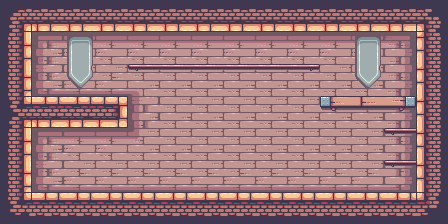

Tiled map render using the project's own tile images. Description and the map definition, with tile-layer contents summarised, below:
An orthogonal 14x7 tile map with 32x32 px tiles, 4 tile layers (background, walls, floors, decorations), 3 tilesets and 34 objects (5x pig, spawn, 01_hall).

<map version="1.5" tiledversion="1.5.0" orientation="orthogonal" renderorder="right-down" width="14" height="7" tilewidth="32" tileheight="32" infinite="0" nextlayerid="11" nextobjectid="36">
 <tileset firstgid="1" source="terrain.tsx" />
 <tileset firstgid="248" source="outdoor.tsx" />
 <tileset firstgid="428" source="decorations.tsx" />
 <layer id="1" name="background" width="14" height="7">
  <data>[98 cells, 57 non-empty, 11 distinct tile ids]</data>
 </layer>
 <layer id="2" name="walls" width="14" height="7">
  <data>[98 cells, 41 non-empty, 11 distinct tile ids]</data>
 </layer>
 <layer id="3" name="floors" width="14" height="7">
  <data>[98 cells, 29 non-empty, 12 distinct tile ids]</data>
 </layer>
 <layer id="4" name="decorations" width="14" height="7">
  <data>[98 cells, 4 non-empty, 2 distinct tile ids]</data>
 </layer>
 <objectgroup id="5" name="spawn">
  <object id="7" name="spawn" x="36.2688" y="143.043" width="78" height="58" />
 </objectgroup>
 <objectgroup id="6" name="boxes">
  <object id="1" x="32.7788" y="79.7896" width="22" height="16" />
  <object id="2" x="57.3564" y="79.5576" width="22" height="16" />
  <object id="3" x="81.9339" y="79.7896" width="22" height="16" />
  <object id="4" x="32.0108" y="61.8925" width="22" height="16" />
  <object id="5" x="56.5883" y="61.8925" width="22" height="16" />
  <object id="6" x="32.7788" y="44.2273" width="22" height="16" />
 </objectgroup>
 <objectgroup id="7" name="bombs">
  <object id="10" x="371.398" y="143.676" width="52" height="56" />
  <object id="11" x="359.741" y="143.676" width="52" height="56" />
  <object id="12" x="349.144" y="144.206" width="52" height="56" />
  <object id="13" x="338.546" y="144.206" width="52" height="56" />
  <object id="14" x="327.949" y="144.206" width="52" height="56" />
  <object id="15" x="318.412" y="144.206" width="52" height="56" />
  <object id="16" x="308.344" y="144.736" width="52" height="56" />
  <object id="17" x="299.866" y="144.206" width="52" height="56" />
  <object id="18" x="289.799" y="144.206" width="52" height="56" />
  <object id="19" x="282.381" y="144.206" width="52" height="56" />
  <object id="20" x="378.816" y="143.676" width="52" height="56" />
  <object id="21" x="379.346" y="117.713" width="52" height="56" />
  <object id="22" x="370.338" y="117.713" width="52" height="56" />
  <object id="23" x="361.331" y="117.183" width="52" height="56" />
  <object id="24" x="379.346" y="83.2714" width="52" height="56" />
  <object id="25" x="361.331" y="84.3312" width="52" height="56" />
  <object id="26" x="370.338" y="83.8013" width="52" height="56" />
  <object id="27" x="367.159" y="143.676" width="52" height="56" />
  <object id="28" x="343.315" y="144.206" width="52" height="56" />
  <object id="29" x="326.889" y="144.206" width="52" height="56" />
  <object id="30" x="308.874" y="144.736" width="52" height="56" />
 </objectgroup>
 <objectgroup id="8" name="doors">
  <object id="9" type="01_hall" x="50" y="136" width="46" height="56" />
 </objectgroup>
 <objectgroup id="10" name="invisible_doors" />
 <objectgroup id="9" name="enemies">
  <object id="31" type="pig" x="388.39" y="98.5547">
   <point />
  </object>
  <object id="32" type="pig" x="388.39" y="129.817">
   <point />
  </object>
  <object id="33" type="pig" x="349.18" y="158.959">
   <point />
  </object>
  <object id="34" type="pig" x="320.038" y="159.489">
   <point />
  </object>
  <object id="35" type="pig" x="351.83" y="64.6434">
   <point />
  </object>
 </objectgroup>
</map>
